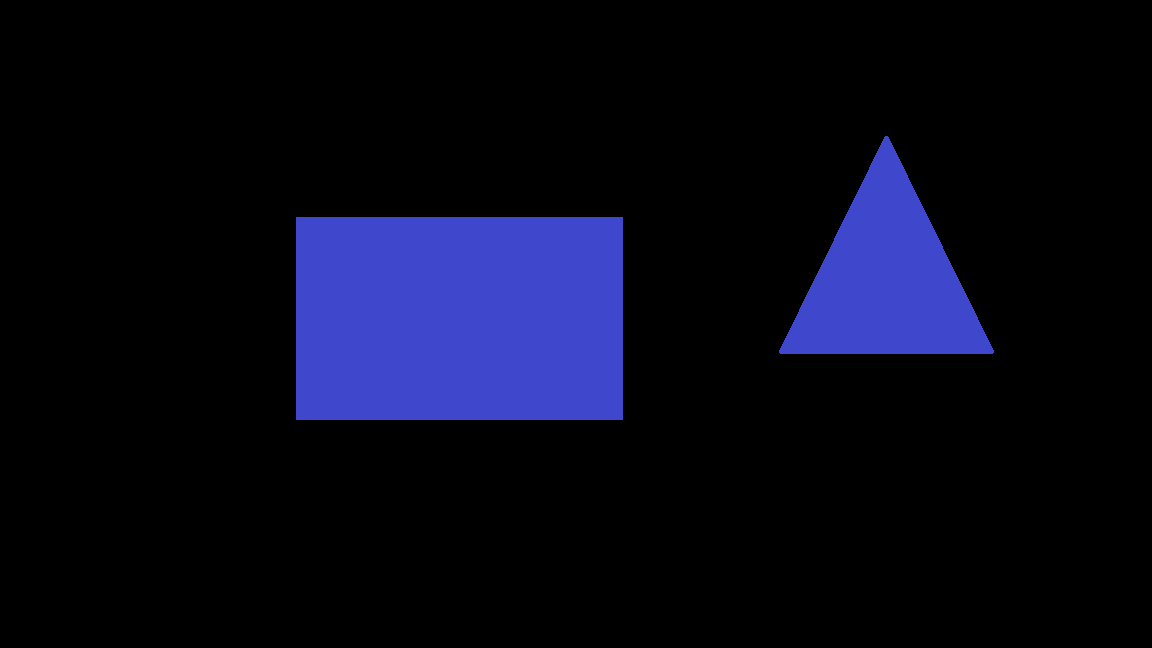
#> input picture Day-17/sample-images/1.png, 1152 x 648 px
$ python shape-detection-practice.py
#> lines starting #> are read from the running program, lines starting #| are printed output that depends on the picture; after the words box and inside, x2 and y2 are one past the last pixel; in counts of white or black regions, pixels touching at a corner belong together; long printed decimals are rounded
import cv2
import math
import numpy as np

# Read an image and convert it to grayscale.

image  = cv2.imread('sample-images/1''.png')
#> image is the input picture: shape (648, 1152, 3); mean B, G, R 24.7, 8.7, 7.6
cv2.imshow('Original Image', image)
image = cv2.cvtColor(image, cv2.COLOR_BGR2GRAY)
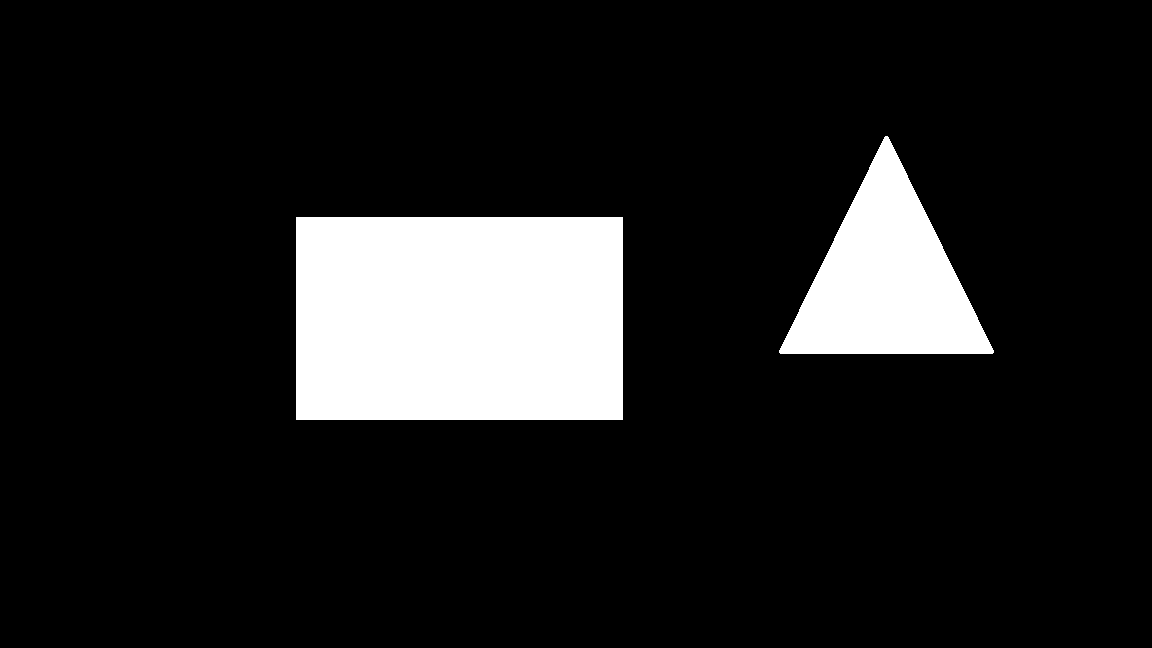
#> image: shape (648, 1152); values 0 (black) and 84 (white), 12.1% white; 2 white regions, box (x1, y1, x2, y2) and area: (296, 217, 623, 420) 66381, (779, 136, 994, 354) 24078
cv2.imshow('Grayscale Image', image)
cv2.waitKey(0)
cv2.destroyAllWindows()

# [26 lines of commented-out code are left out]
_, threshold = cv2.threshold(
    image,
    0,
    255,
    cv2.THRESH_BINARY + cv2.THRESH_OTSU
)
#> threshold: shape (648, 1152); 12.1% white; 2 white regions

# Detect contours.
contours, _ = cv2.findContours(threshold, cv2.RETR_EXTERNAL, cv2.CHAIN_APPROX_SIMPLE)
#> contours = 2 contours; box (x1, y1, x2, y2) and area: (296, 217, 623, 420) 65852, (779, 136, 994, 354) 23753

# Draw all contours on the image.
cv2.drawContours(image, contours, -1, (0, 255, 0), 3)
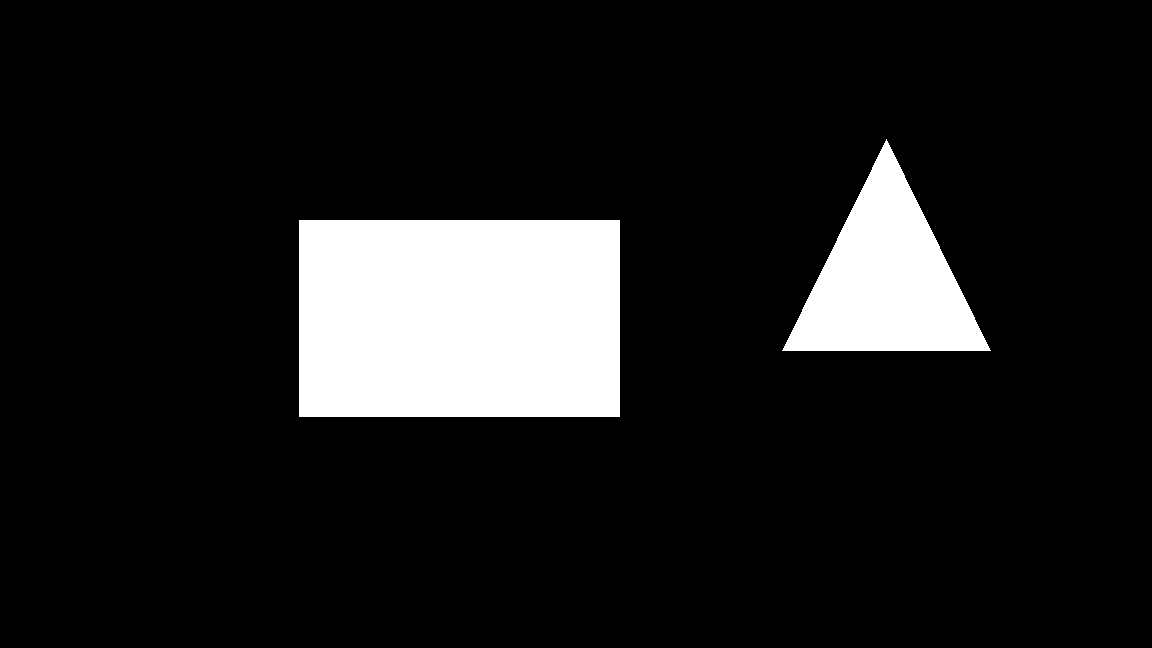
#> image: shape (648, 1152); values 0 (black) and 84 (white), 11.4% white; 2 white regions, box (x1, y1, x2, y2) and area: (299, 220, 620, 417) 63237, (782, 139, 991, 351) 22150

# Calculate the area and perimeter of each contour.
for contour in contours:
    area = cv2.contourArea(contour)
    perimeter = cv2.arcLength(contour, True)
    print(f"Contour Area: {area}, Contour Perimeter: {perimeter}")
    circularity = (4 * math.pi * area) / (perimeter * perimeter)
#> this loop made 2 passes
#> (contour, area, perimeter, circularity) on pass 1: ([[296, 217], [296, 419], [622, 419], [622, 217]], 65852, 1056, 0.742)
#> (area, perimeter, circularity) on pass 2: (23753, 736.6, 0.55)
#| Contour Area: 65852.0, Contour Perimeter: 1056.0
#| Contour Area: 23753.0, Contour Perimeter: 736.642


# Draw a bounding rectangle around each detected object.
for contour in contours:
    x, y, w, h = cv2.boundingRect(contour)
    cv2.rectangle(image, (x, y), (x + w, y + h), (255, 0, 0), 2)
#> this loop made 2 passes
#> (contour, x, y, w, h) on pass 1: ([[296, 217], [296, 419], [622, 419], [622, 217]], 296, 217, 327, 203)
#> (x, y, w, h) on pass 2: (779, 136, 215, 218)
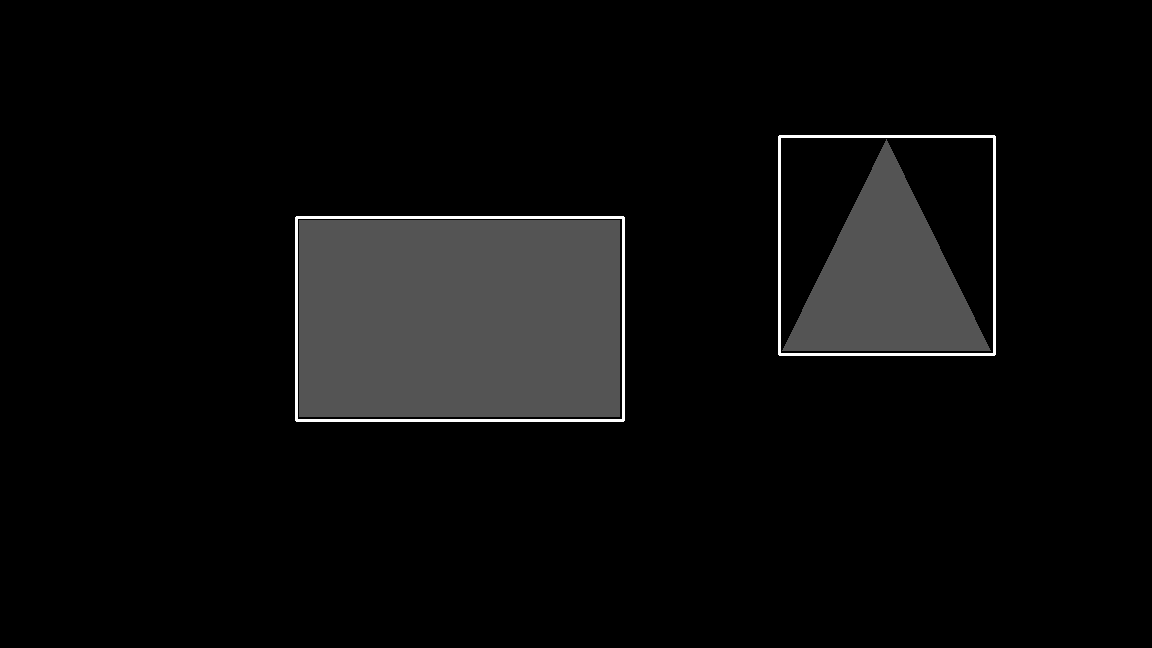
#> image: shape (648, 1152); 0.77% of pixels changed, all inside (x1, y1, x2, y2) = (295, 135, 996, 422)
cv2.imshow('Image with Bounding Rectangles', image)
cv2.waitKey(0)
cv2.destroyAllWindows()

# Detect simple shapes such as circles, rectangles, squares, and triangles.
if len(contours) > 0:
    for contour in contours:
        approx = cv2.approxPolyDP(contour, 0.02 * cv2.arcLength(contour, True), True)
        x, y, w, h = cv2.boundingRect(approx)
        if circularity > 0.8:
            shape_name = "Circle"
        elif len(approx) == 3:
            shape_name = "Triangle"
        elif len(approx) == 4:
            x, y, w, h = cv2.boundingRect(approx)
            aspect_ratio = float(w) / h
            if aspect_ratio >= 0.95 and aspect_ratio <= 1.05:
                shape_name = "Square"
            else:
                shape_name = "Rectangle"
        elif len(approx) == 5:
            shape_name = "Pentagon"
        elif len(approx) == 6:
            shape_name = "Hexagon"
        elif len(approx) == 7:
            shape_name = "Heptagon"
        elif len(approx) == 8:
            shape_name = "Octagon"
        else:
            shape_name = f"{len(approx)}-sided Polygon"

        cv2.putText(image, shape_name, (x, y - 10), cv2.FONT_HERSHEY_SIMPLEX, 0.5, (255, 255, 255), 2)
#> this loop made 2 passes
#> (approx, aspect_ratio, shape_name) on pass 1: ([[296, 217], [296, 419], [622, 419], [622, 217]], 1.61, 'Rectangle')
#> (approx, shape_name) on pass 2: ([[885, 136], [779, 352], [992, 353]], 'Triangle')
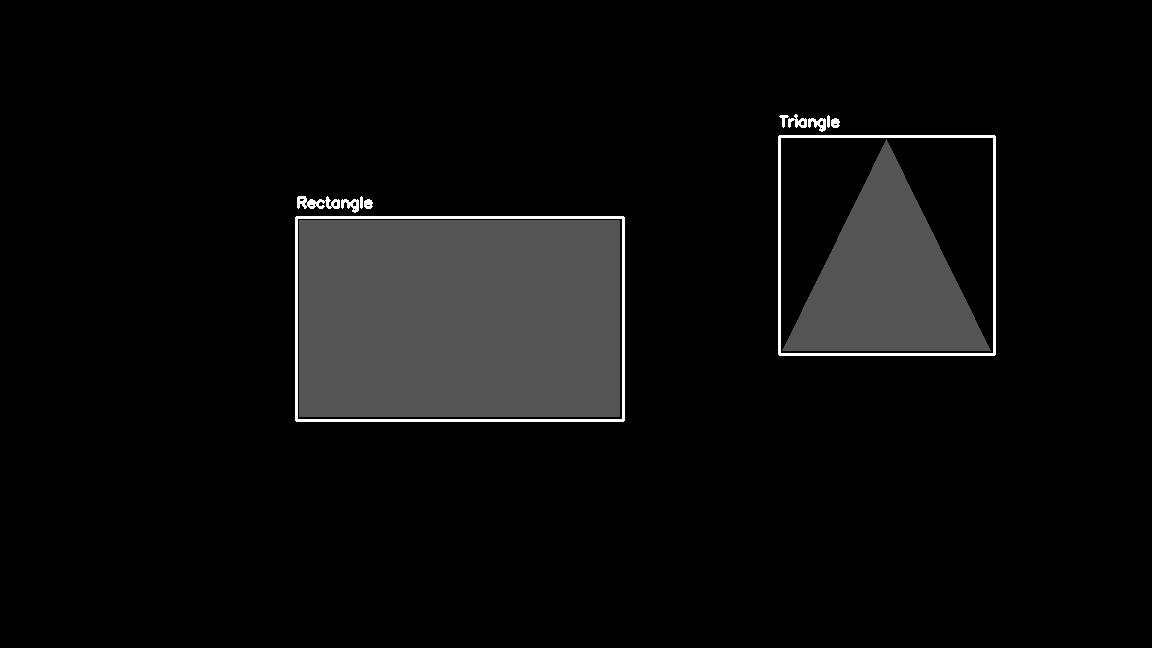
#> image: shape (648, 1152); 0.14% of pixels changed, all inside (x1, y1, x2, y2) = (297, 114, 840, 213)

# Save all output images.
cv2.imwrite('grayscale_image.png', image)
cv2.imshow('Final Image with Shapes', image)
cv2.waitKey(0)
cv2.destroyAllWindows()

$ run again, with Day-17/sample-images/2.png copied over Day-17/sample-images/1.png
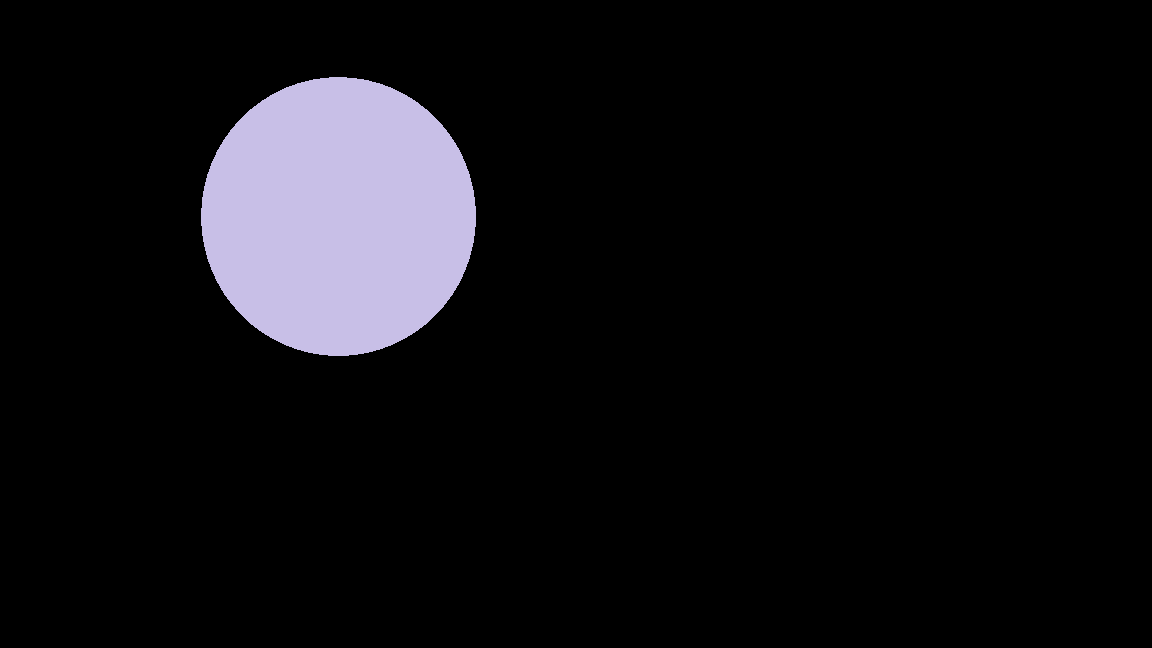
#> input picture Day-17/sample-images/2.png, 1152 x 648 px
#> image is the input picture: shape (648, 1152, 3); mean B, G, R 18.6, 15.4, 16.1
#> threshold: shape (648, 1152); 8.1% white; 1 white region
#> contours = 1 contour; box (x1, y1, x2, y2) and area: (201, 77, 476, 356) 59775
#> the loop `for contour in contours:` made 1 pass
#> (area, perimeter, circularity) on pass 1: (59775, 914.2, 0.899)
#> (printed output is left out)
#> the loop `for contour in contours:` made 1 pass
#> after the loop `for contour in contours:`:
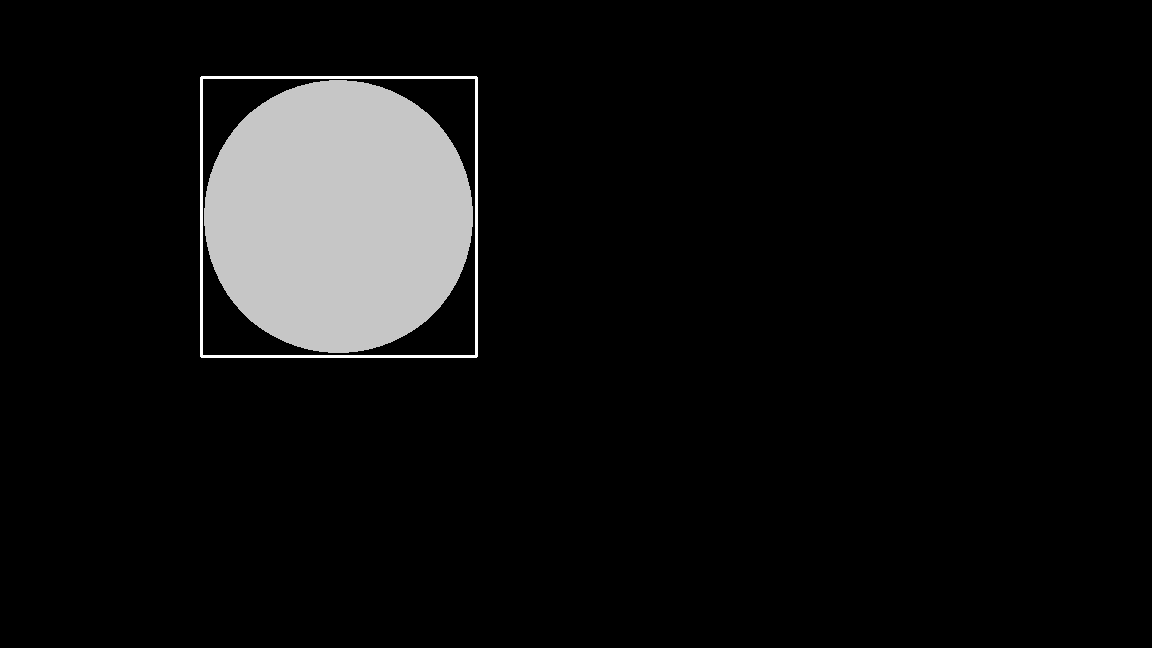
#> image: shape (648, 1152); min 0, max 255, mean 16.5
#> the loop `for contour in contours:` made 1 pass
#> after the loop `for contour in contours:`:
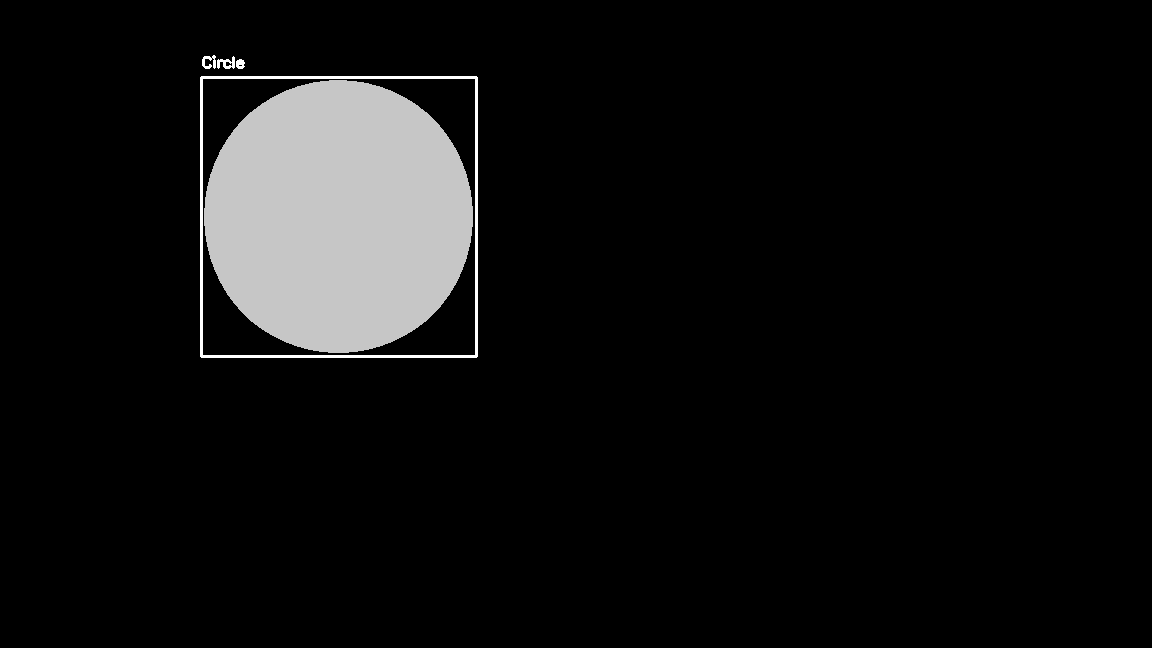
#> image: shape (648, 1152); 0.04% of pixels changed, all inside (x1, y1, x2, y2) = (202, 55, 245, 69)

$ run again, with Day-17/sample-images/3.png copied over Day-17/sample-images/1.png
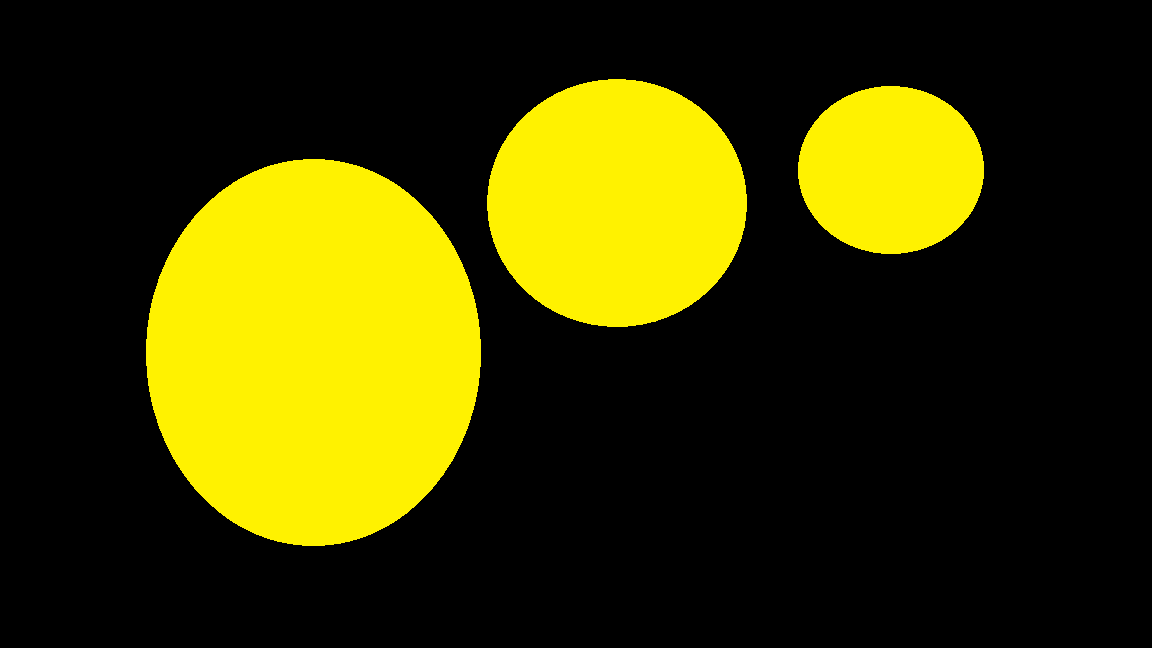
#> input picture Day-17/sample-images/3.png, 1152 x 648 px
#> image is the input picture: shape (648, 1152, 3); mean B, G, R 0, 57.3, 60.4
#> threshold: shape (648, 1152); 23.7% white; 3 white regions
#> contours = 3 contours; box (x1, y1, x2, y2) and area: (146, 159, 481, 546) 101259, (487, 79, 747, 327) 50221, (798, 86, 984, 254) 24289
#> the loop `for contour in contours:` made 3 passes
#> (area, perimeter, circularity) on passes 1 to 3: (101259, 1194, 0.893), (24289, 584.5, 0.893), (50221, 838.6, 0.897)
#> (printed output is left out)
#> the loop `for contour in contours:` made 3 passes
#> after the loop `for contour in contours:`:
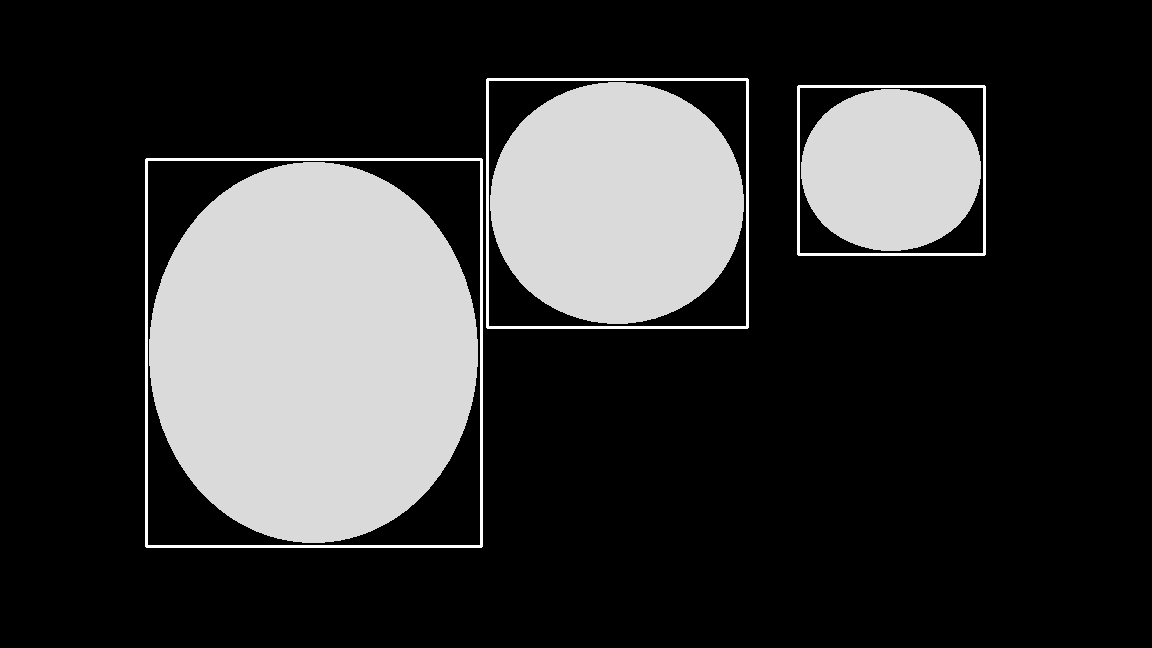
#> image: shape (648, 1152); min 0, max 255, mean 53
#> the loop `for contour in contours:` made 3 passes
#> after the loop `for contour in contours:`:
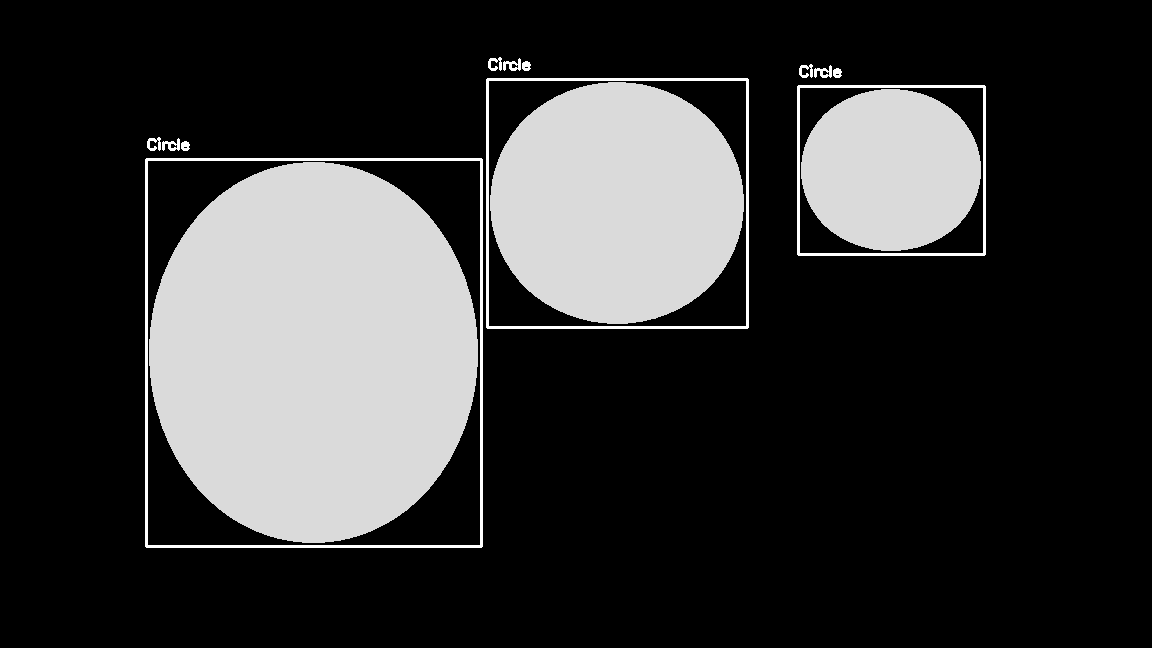
#> image: shape (648, 1152); 0.12% of pixels changed, all inside (x1, y1, x2, y2) = (147, 57, 842, 151)
